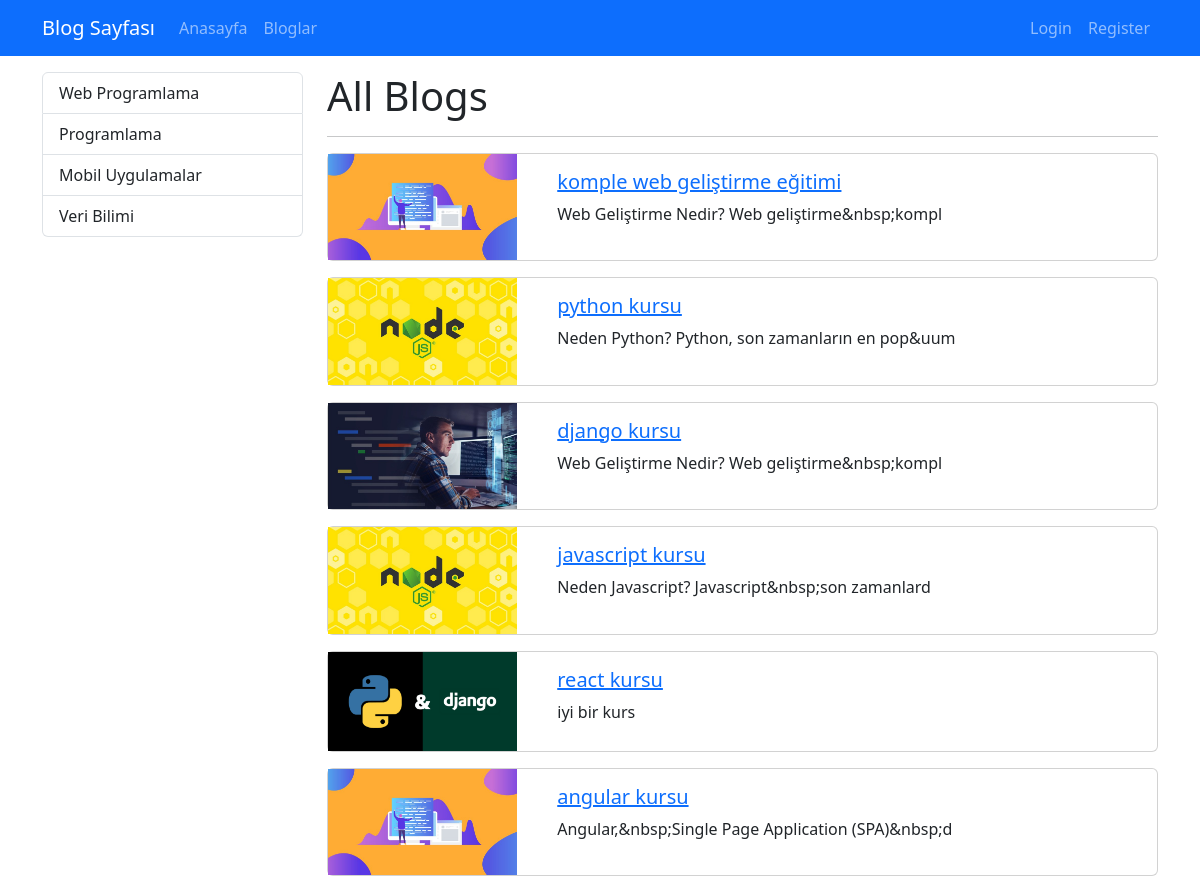
Screenshot of /blogs with the database file from the repository.
### blog/models.py (models this page shows, shortened)
class Category(models.Model):
    name = models.CharField(max_length=150)
    slug = models.SlugField(null=False, blank=True, unique=True, db_index=True, editable=False)

class Blog(models.Model):
    title = models.CharField(max_length=200)
    image = models.ImageField(upload_to="blogs")
    description = RichTextField()
    is_active = models.BooleanField(default=False)
    is_home = models.BooleanField(default=False)
    slug = models.SlugField(null=False, blank=True, unique=True, db_index=True, editable=False)
    categories = models.ManyToManyField(Category, blank=True)

### blog/views.py (the view)
# urls.py: path("blogs", views.blogs, name="blogs"),
def blogs(request):
    context = {
        "blogs": Blog.objects.filter(is_active=True),
        "categories": Category.objects.all()
    }
    return render(request, "blog/blogs.html", context)

### blog/templates/blog/blogs.html (shortened to what this page needs)
{% extends "base.html" %}
{% block content %}
<div class="container mt-3">
    <div class="row">
      <div class="col-3">
          {% include 'partials/_categories.html' %}
      </div>
      <div class="col-9">
        <h1>All Blogs</h1>
        <hr>
        {% if blogs|length > 0 %}
           {% for blog in blogs %}
              {% if blog.is_active  %}
                {% include 'blog/partials/_blog.html' %}
              {% endif %}
           {% endfor %}
        {% else %}
            <div class="alert alert-warning">No Blogs</div>
        {% endif %}
      </div>
    </div>
  </div>
{% endblock  %}

### templates/partials/_categories.html
<div class="list-group">
    {% for category  in categories %}
    {% if category.slug == selected_category %}
           <a class="list-group-item list-group-item-action active" href="{% url "blogs_by_category" category.slug %}">{{category.name|title}}</a>
    {% else %}
           <a class="list-group-item list-group-item-action" href="{% url "blogs_by_category" category.slug %}">{{category.name|title}}</a>
    {% endif %}
    {% endfor %}
</div>

### blog/templates/blog/partials/_blog.html
{% load static %}
<div class="card mb-3">
    <div class="row">
        <div class="col-md-3">
            <img src="{{ blog.image.url}}" alt="" class="img-fluid">
        </div>
        <div class="col-md-9">
            <div class="card-body">
                <h5 class="card-title">
                    <a href="{% url 'blog_details' blog.slug %}">
                  {{blog.title}}
                </a>
               </h5>
                <p class="card-text">{{ blog.description|striptags| slice:"0:50" }}</p>
            </div>
        </div>
    </div>
   </div>

### rows the page displays
Category: name "Web Programlama"
Category: name "Programlama"
Category: name "Mobil Uygulamalar"
Category: name "Veri Bilimi"
Blog: image (picture), title "komple web geliştirme eğitimi", description "Web Geliştirme Nedir? Web geliştirme&nbsp;kompl"
Blog: image (picture), title "python kursu", description "Neden Python? Python, son zamanların en pop&uum"
Blog: image (picture), title "django kursu", description "Web Geliştirme Nedir? Web geliştirme&nbsp;kompl"
Blog: image (picture), title "javascript kursu", description "Neden Javascript? Javascript&nbsp;son zamanlard"
Blog: image (picture), title "react kursu", description "iyi bir kurs"
Blog: image (picture), title "angular kursu", description "Angular,&nbsp;Single Page Application (SPA)&nbsp;d"
